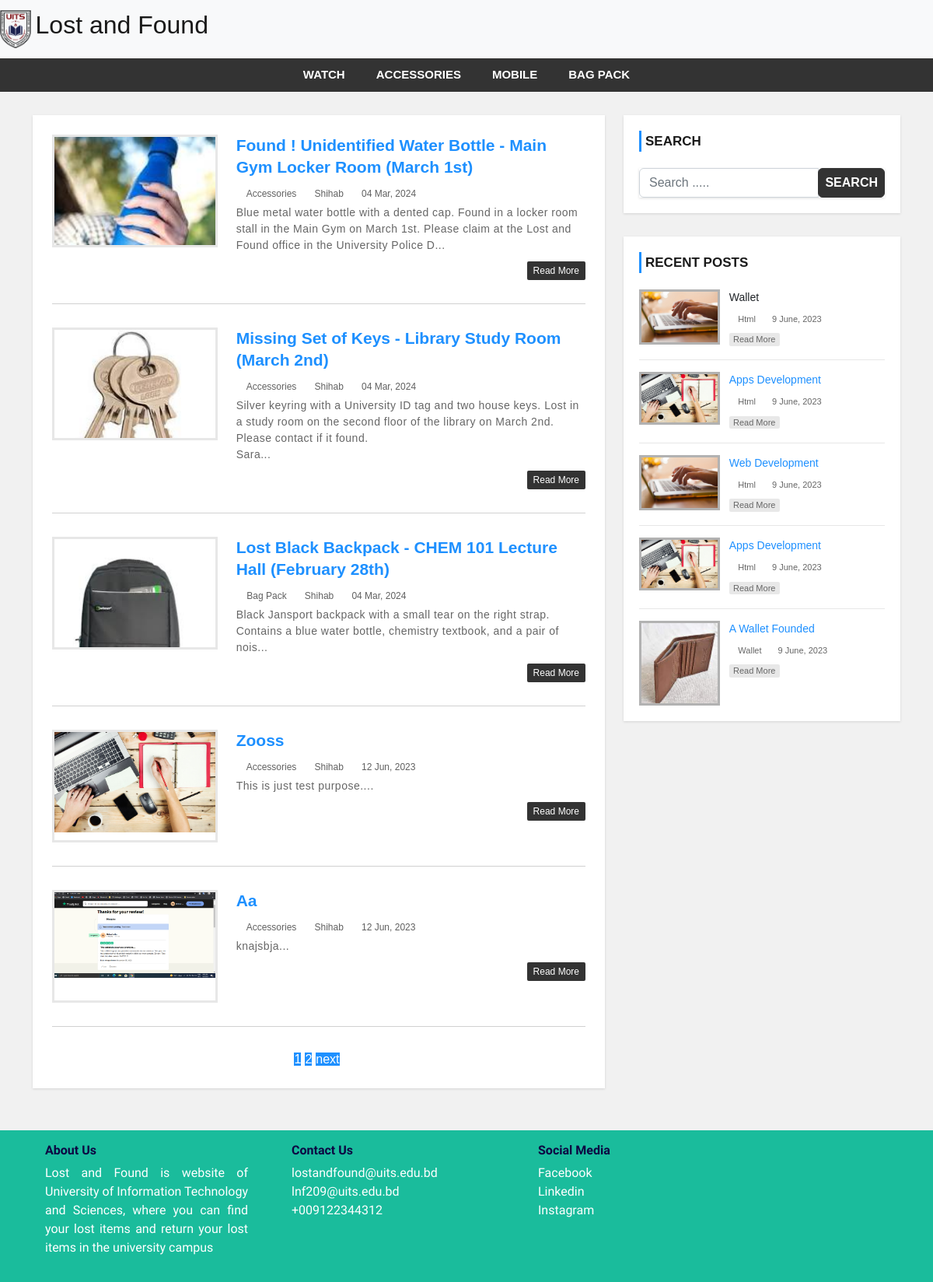
The page /lost/index.php on the database its author committed.
### tables this page shows
CREATE TABLE `category` (
  `category_id` int(11) NOT NULL,
  `category_name` varchar(100) NOT NULL,
  `post` int(11) NOT NULL DEFAULT 0
);

CREATE TABLE `post` (
  `post_id` int(11) NOT NULL,
  `title` varchar(100) NOT NULL,
  `description` text NOT NULL,
  `category` varchar(100) NOT NULL,
  `post_date` varchar(50) NOT NULL,
  `author` int(11) NOT NULL,
  `post_img` varchar(100) NOT NULL
);

CREATE TABLE `user` (
  `user_id` int(10) UNSIGNED NOT NULL,
  `first_name` varchar(30) NOT NULL,
  `last_name` varchar(30) NOT NULL,
  `username` varchar(30) DEFAULT NULL,
  `password` varchar(40) DEFAULT NULL,
  `role` int(11) NOT NULL
);

### lost/index.php (the view, shortened to what this page needs)
<?php include 'header.php'; ?>
    <div id="main-content">
        <div class="container">
            <div class="row">
                <div class="col-md-8">
                    <div class="post-container">
<?php
  include "admin/config.php";
  $limit = 5;
if(isset($_GET['page'])){
  $page_number = $_GET['page'];
}else{
  $page_number = 1;
}
  $offset = ($page_number - 1) * $limit;
$query = "SELECT post.post_id, post.title, post.description,post.post_img, post.post_date,post.category, category.category_name,user.username,post.author FROM post
  LEFT JOIN category ON post.category = category.category_id
  LEFT JOIN user ON post.author = user.user_id
  ORDER BY post.post_id DESC LIMIT {$offset },{$limit}";
  $result = mysqli_query($connection,$query) or die("Failed");
  $count = mysqli_num_rows($result);
  if($count > 0){
    while($row = mysqli_fetch_assoc($result)){
?>
                    <div class="post-content">
                        <div class="row">
                            <div class="col-md-4">
                                <a class="post-img" href="single.php?id=<?php echo $row['post_id'] ?>"><img src="admin/upload/<?php echo $row['post_img'] ?>" alt=""/></a>
                            </div>
                            <div class="col-md-8">
                                <div class="inner-content clearfix">
                                    <h3><a href='single.php?id=<?php echo $row['post_id'] ?>'><?php echo $row['title'] ?></a></h3>
                                    <div class="post-information">
                                        <span>
                                            <i class="fa fa-tags" aria-hidden="true"></i>
                                            <a href='category.php?cid=<?php echo $row['category'] ?>'><?php echo $row['category_name'] ?></a>
                                        </span>
                                        <span>
                                            <i class="fa fa-user" aria-hidden="true"></i>
                                            <a href='author.php?author_id=<?php echo $row['author'] ?>'><?php echo $row['username'] ?></a>
                                        </span>
                                        <span>
                                            <i class="fa fa-calendar" aria-hidden="true"></i>
                                            <?php echo $row['post_date'] ?>
                                        </span>
                                    </div>
                                    <p class="description">
                                        <?php echo substr($row['description'], 0,170)."..." ?>
                                    </p>
                                    <a class='read-more pull-right' href='single.php?id=<?php echo $row['post_id'] ?>'>read more</a>
                                </div>
                            </div>
                        </div>
                    </div>
      <?php }
      }else{
        echo "No Record Found.";
      }
      $query2 = "SELECT * FROM post";
      $result2 = mysqli_query($connection,$query2) or dir("Failed.");
      if(mysqli_num_rows($result2)){
        $total_records = mysqli_num_rows($result2);
        $total_page = ceil($total_records/$limit);
        echo "<ul class='pagination admin-pagination'>";
        for($i = 1; $i <= $total_page; $i++){
          if($i == $page_number){
            $active = "active";
          }else{
            $active = "";
          }
          echo '<li class='.$active.'><a href="index.php?page='.$i.'">'.$i.'</a></li>';
        }
        if($total_page > $page_number){
          echo '<li><a href="index.php?page='.($page_number+1).'">next</a></li>';
        }
        echo "</ul>";
      }
      ?>
                    </div>
                </div>
                <?php include 'sidebar.php'; ?>
            </div>
        </div>
    </div>
<?php include 'footer.php'; ?>

### lost/header.php (shortened to what this page needs)
<!DOCTYPE html>
<html lang="en">
<head>
    <link rel="stylesheet" href="css/bootstrap.min.css" />
    <link rel="stylesheet" href="css/font-awesome.css">
    <link rel="stylesheet" href="css/style.css">
</head>
<body>
<nav class="navbar navbar-light bg-light">
  <a class="navbar-brand" href="#">
    <img src="images/UITS_LOGO.png" width="40"  class="d-inline-block" alt="">
    <h2 class="d-inline-block">Lost and Found</h2>
  </a>
</nav>
<div id="menu-bar">
    <div class="container">
        <div class="row">
            <div class="col-md-12">
<?php
    include "admin/config.php";
    $query = "SELECT * FROM category WHERE post > 0";
    $result = mysqli_query($connection, $query) or die("Catergories query failed.");
    if(mysqli_num_rows($result)){
        $active = "";
 ?>
                <ul class='menu'>
                    <?php
                    while($row = mysqli_fetch_assoc($result)){
                    echo "<li><a class='$active' href='category.php?cid={$row['category_id']}'>{$row['category_name']}</a></li>";
                    }
                    ?>
                </ul>
                <?php } ?>
            </div>
        </div>
    </div>
</div>

### lost/css/style.css (style rules this page uses)
body { background: #f1f1f1; font-family: sans-serif,arial,Helvetica; }
a, a:hover, a:focus { text-decoration: none; outline: none; }
ul { margin:0; padding:0; list-style:none; }
#menu-bar { background: #333; text-align: center; }
#menu-bar .menu > li { display: inline-block; }
.menu > li > a { padding: 10px 20px; display: block; text-transform: uppercase; color: #fff; font-size: 15px; font-weight:600; transition:all 0.5s ease 0s; }
#main-content { padding: 30px 0; min-height: 750px; }
#main-content .post-container { background-color: #fff; padding: 25px; box-shadow: 0 1px 3px rgba(0, 0, 0, 0.13); }
#main-content .post-content { border-bottom: 1px solid #d1d1d1; padding: 0 0 30px; margin-bottom:30px; }
#main-content .post-content img { width: 100%; }
#main-content .post-content .post-img { border: 3px solid #e7e7e7; display: block; height: 145px; overflow: hidden; transition: border .3s; }
#main-content .post-content h3 { font-size: 21px; line-height: 28px; font-weight: 600; margin: 0 0 7px; }
#main-content .post-content h3 a { color: #1e90ff; transition:all 0.3s; }
#main-content .post-content .post-information span { color: #606060; font-size: 12px; text-transform: capitalize; margin: 0 5px 5px 0; display: inline-block; }
#main-content .post-content .post-information i { color: #1e90ff; margin-right: 1px; }
#main-content .post-content .post-information a { color: #606060; text-decoration: none; }
#main-content .post-content p, #main-content .single-post p { color: #666; font-size: 14px; letter-spacing: 0.5px; margin:0 0 10px; }
#main-content .post-content a.read-more { color: #fff; background-color: #333333; font-size: 12px; text-transform: capitalize; padding: 3px 8px; border-radius: 2px; transition: all 0.3s; }
.pagination { display: block; text-align: center; margin: 0; }
.pagination li { display:inline-block; margin: 0 5px 0 0; }
.pagination li a { border: none; background: #1e90ff; color: #fff; }
i.fa { color:#222; }

### rows shown on the page
category: category_name "WATCH"
category: category_name "ACCESSORIES"
category: category_name "MOBILE"
category: category_name "BAG PACK"
post: post_img (picture), title "Found ! Unidentified Water Bottle - Main Gym Locker Room (March 1st)", category.category_name "Accessories", user.username "Shihab", post_date "04 Mar, 2024", description "Blue metal water bottle with a dented cap. Found in a locker room stall in the Main Gym on March 1st. Please claim at the Lost and Found office in the University Police D"
post: post_img (picture), title "Missing Set of Keys - Library Study Room (March 2nd)", category.category_name "Accessories", user.username "Shihab", post_date "04 Mar, 2024", description "Silver keyring with a University ID tag and two house keys. Lost in a study room on the second floor of the library on March 2nd. Please contact if it found. Sara"
post: post_img (picture), title "Lost Black Backpack - CHEM 101 Lecture Hall (February 28th)", category.category_name "Bag Pack", user.username "Shihab", post_date "04 Mar, 2024", description "Black Jansport backpack with a small tear on the right strap. Contains a blue water bottle, chemistry textbook, and a pair of nois"
post: post_img (picture), title "Zooss", category.category_name "Accessories", user.username "Shihab", post_date "12 Jun, 2023", description "This is just test purpose."
post: post_img (picture), title "Aa", category.category_name "Accessories", user.username "Shihab", post_date "12 Jun, 2023", description "knajsbja"
